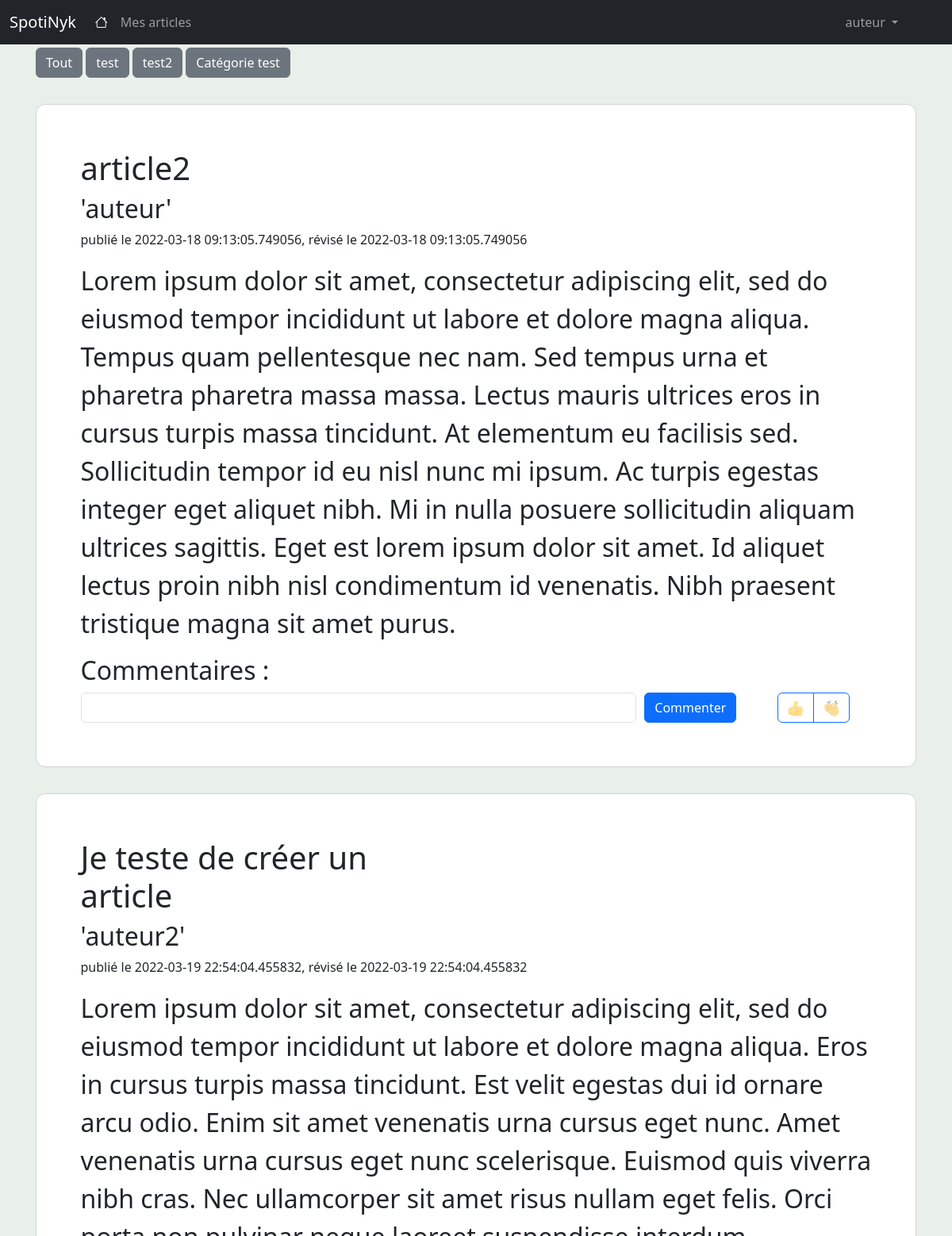
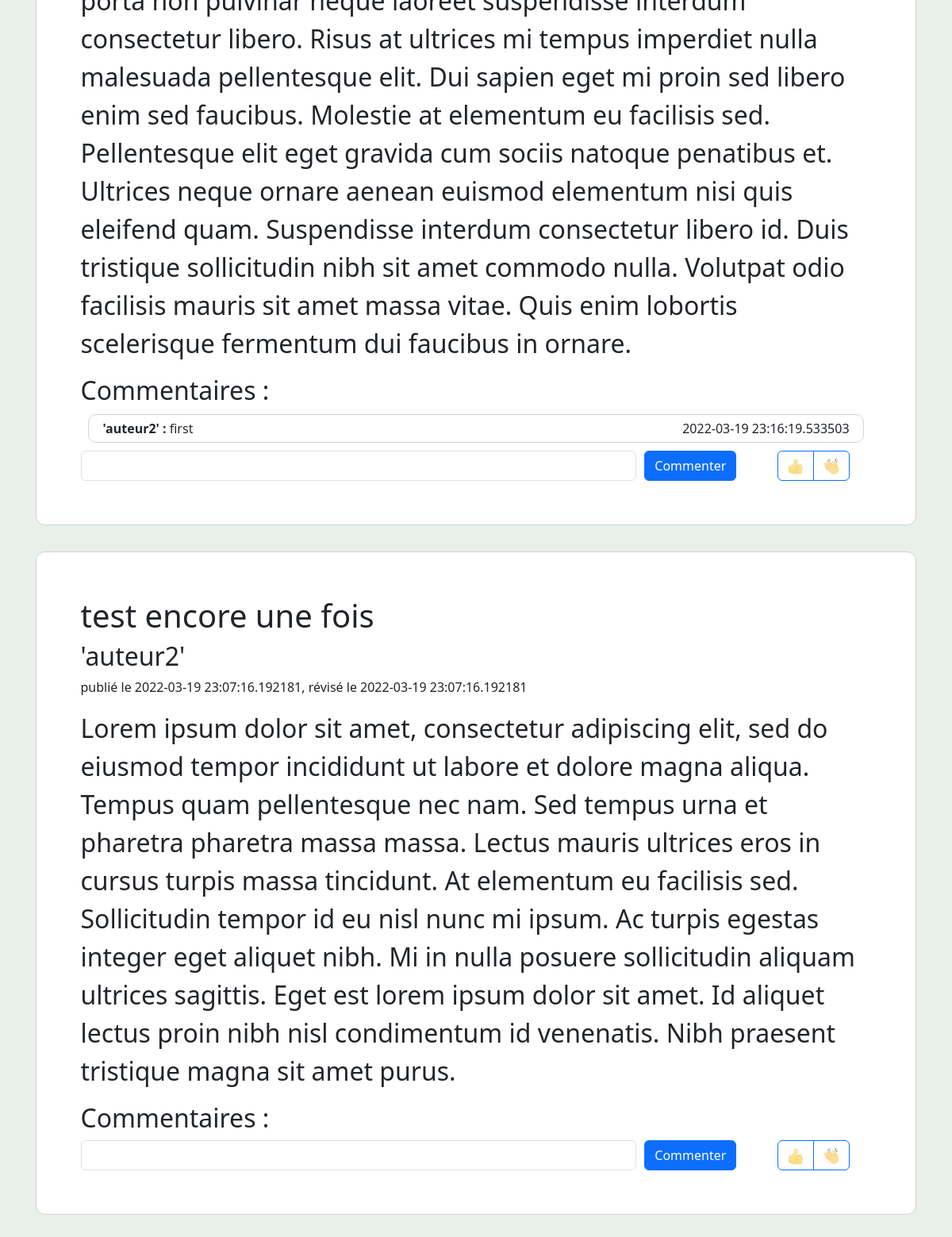
Screenshot of / (signed in) with the database file from the repository (2 pictures, top to bottom).
### app/models/tables.py (models this page shows, shortened)
class Usagers(db.Model):
    id = db.Column(db.Integer, primary_key=True)
    username = db.Column(db.String(80), unique=True, nullable=False)
    email = db.Column(db.String(120), unique=True, nullable=False)
    password = db.Column(db.String(100), nullable=False)
    profil_id = db.Column(db.Integer, db.ForeignKey('profils.id'), nullable=False)
    def __repr__(self):
        return '%r' % self.username

class Balises(db.Model):
    id = db.Column(db.Integer, primary_key=True)
    description = db.Column(db.String(50), nullable=False)
    article_balise = db.relationship("ArticleBalise", back_populates="balise")

class Articles(db.Model):
    id = db.Column(db.Integer, primary_key=True)
    title = db.Column(db.String(80), nullable=False)
    text = db.Column(db.Text, nullable=False)
    date_publication = db.Column(db.DateTime, nullable=False, default=datetime.utcnow)
    date_revision = db.Column(db.DateTime, nullable=False, default=datetime.utcnow)
    usager_id = db.Column(db.Integer, db.ForeignKey('usagers.id'), nullable=False)
    statut = db.Column(db.Integer, nullable=False)
    usager = db.relationship('Usagers', backref=db.backref('articles', lazy=True))
    article_balise = db.relationship("ArticleBalise", back_populates="article")
    article_reaction = db.relationship("ArticleReaction", back_populates="article")

class ArticleBalise(db.Model):
    __tablename__ = 'Article-balise'
    id = db.Column(db.Integer, primary_key=True)
    article_id = db.Column(db.Integer, db.ForeignKey('articles.id'), nullable=False)
    balise_id = db.Column(db.Integer, db.ForeignKey('balises.id'), nullable=False)
    article = db.relationship("Articles", back_populates="article_balise")
    balise = db.relationship("Balises", back_populates="article_balise")

class Commentaires(db.Model):
    id = db.Column(db.Integer, primary_key=True)
    description = db.Column(db.String(80), nullable=False)
    article_id = db.Column(db.Integer, db.ForeignKey('articles.id'), nullable=False)
    usager_id = db.Column(db.Integer, db.ForeignKey('usagers.id'), nullable=False)
    date_publication = db.Column(db.DateTime, nullable=False, default=datetime.utcnow)
    usager = db.relationship('Usagers', backref=db.backref('commentaires', lazy=True))
    article = db.relationship('Articles', backref=db.backref('commentaires', lazy=True))

### app/controllers/default_controller.py (the view)
def index():
    articles = Articles.query.all()
    balises = Balises.query.all()
    commentaires = Commentaires.query.all()
    article_reaction = ArticleReaction.query.all()
    article_balise = ArticleBalise.query.all()
    balise = request.values.get('balise')
    if balise is None or balise =="":
        balise_id = None
    else :
        balise_id = int(balise)
    return render_template('index.html', articles=articles, commentaires=commentaires, article_reaction=article_reaction, article_balise=article_balise, balises=balises, balise_id=balise_id)

### app/ext/login.py (called while the page is built)
def init_app(app):
    lm.init_app(app)
    lm.login_view = 'default.login' #définir login_view : indiquer à Flask l'URL d'authentification des utilisateurs
    @lm.user_loader
    def load_usager(usager_id):
        return Usagers.query.get(usager_id)

### app/templates/index.html (shortened to what this page needs)
{% extends "base.html" %}
{% block content %}
    <form action="{{ url_for('default.index') }}" method="GET" enctype="multipart/form-data">
            <button type="submit" class="btn btn-secondary" name="balise">Tout</button>
        {% for balise in balises %}
            <button type="submit" class="btn btn-secondary" value="{{balise.id}}" name="balise">{{balise.description}}</button>
        {% endfor %}
    </form>
    {% for article in articles %}
        {% if article.statut == 1 %}
            {% for articleBalise in article_balise %}
                {% if articleBalise.article_id == article.id and (articleBalise.balise_id == balise_id or balise_id == None) %}
                    <div style="background-color: white; border-radius: 12px; border: 1px solid lightgray; margin: 3% auto; padding: 5%;">
                        <div>
                            <div class="row">
                                <div class="col">
                                    <h1>{{article.title}}</h1>
                                </div>
                                <div class="col text-end">
                                </div>
                            </div>
                            <h2>{{article.usager}}</h2>
                            <p>publié le {{article.date_publication}}, révisé le {{article.date_revision}}</p>
                            <p style="font-size: 2rem;">{{article.text}}</p>
                        </div>
                        <div>
                            <h2>Commentaires :</h2>
                            {% for commentaire in commentaires %}
                                {% if commentaire.article_id == article.id %}
                                    <div style="border: 1px solid lightgray; border-radius: 10px; margin: 1%; padding: 0.5%;" class="row">
                                        <div class="col-8"><strong>{{commentaire.usager}} : </strong>{{commentaire.description}}</div>
                                        <div class="col text-end">{{commentaire.date_publication}}</div>
                                    </div>
                                {% endif %}
                            {% endfor %}
                            <div class="row">
                                <div class="col-10">
                                    {% if current_user.is_authenticated %}
                                        <form action="{{ url_for('default.storeCommentaire') }}" method="POST" enctype="multipart/form-data">
                                            <div style="display: flex;">
                                                <input type="text" name="description" class="form-control" id="inputCommentaire" style="margin-right: 10px;">
                                                <button type="submit" class="btn btn-primary">Commenter</button>
                                            </div>
                                        </form>
                                </div>
                                <div class="col text-center">
                                        <form action="{{ url_for('default.storeReaction') }}" method="POST" enctype="multipart/form-data">
                                            <div class="btn-group">
                                                <button class="btn btn-outline-primary" type="submit" name="reaction_id" value="1"><img src="/static/like_vide.png" alt="aimer" style="width: 20px;"></button>
                                                <button class="btn btn-outline-primary" type="submit" name="reaction_id" value="2"><img alt="applaudir" style="width: 20px;" src="/static/bravo_vide.png"></button>
                                            </div>
                                        </form>
                                    {% endif %}
                                </div>
                            </div>
                        </div>
                    </div>
                {% endif %}
            {% endfor %}
        {% endif %}
    {% endfor %}
{% endblock %}

### app/templates/base.html (shortened to what this page needs)
<!doctype html>
<html lang="en" class="h-100">
    <head>
        {% block head %}
                {% block styles %}
                    {{ bootstrap.load_css() }}
                    <link rel="stylesheet" href="https://cdn.jsdelivr.net/npm/bootstrap-icons@1.8.1/font/bootstrap-icons.css">
                {% endblock %}
        {% endblock %}
    </head>
    <body class="d-flex flex-column h-100" style="background-color: #e9efe9">
        <header>
            <nav class="navbar navbar-expand-md navbar-dark fixed-top bg-dark">
                <div class="container-fluid">
                    <a class="navbar-brand" href="{{url_for('default.index')}}">SpotiNyk</a>
                    <div class="collapse navbar-collapse" id="navbarCollapse">
                        <ul class="navbar-nav me-auto mb-2 mb-md-0">
                            <li class="nav-item">
                                <a class="nav-link active" aria-current="page" href="{{url_for('default.index')}}"> <i class="bi bi-house"></i></a>
                            </li>
                            {% if current_user.profil_id == 2 %}
                            <li class="nav-item">
                                <a class="nav-link" href="{{url_for('auteur.articles')}}">Mes articles</a>
                            </li>
                            {%endif%}
                        </ul>
                        <ul class="navbar-nav mr-auto me-5 ms-2 mb-md-0">
                            {% if current_user.is_authenticated %}
                            <li class="nav-item dropdown">
                                <a class="nav-link dropdown-toggle" href="#" id="navbarDropdown" role="button" data-bs-toggle="dropdown" aria-expanded="false">
                                  {{current_user.username}}
                                </a>
                            </li>
                            {%endif%}
                        </ul>
                    </div>
                </div>
            </nav>
        </header>
        <main class="flex-shrink-0">
            <div class="container">
                {% block content %}{% endblock %}
            </div>
        </main>
    </body>
</html>

### app/templates/base.html (style rules this page uses)
main > .container { padding: 60px 15px 0; }

### rows the page displays
Usagers: username "auteur", usager "'auteur'"
Balises: {{ balise.id }} 1 (drawn), description "test"
Balises: {{ balise.id }} 7 (drawn), description "test2"
Balises: {{ balise.id }} 8 (drawn), description "Catégorie test"
Articles: title "article2", date_publication "2022-03-18 09:13:05.749056", date_revision "2022-03-18 09:13:05.749056", text "Lorem ipsum dolor sit amet, consectetur adipiscing elit, sed do eiusmod tempor incididunt ut labore et dolore magna aliqua. Tempus quam pellentesque nec nam. Sed tempus urna et pharetra pharetra massa massa. Lectus mauris ultrices eros in cursus turpis massa tincidunt. At elementum eu facilisis sed. Sollicitudin tempor id eu nisl nunc mi ipsum. Ac turpis egestas integer eget aliquet nibh. Mi in nulla posuere sollicitudin aliquam ultrices sagittis. Eget est lorem ipsum dolor sit amet. Id aliquet lectus proin nibh nisl condimentum id venenatis. Nibh praesent tristique magna sit amet purus."
Articles: title "Je teste de créer un article", date_publication "2022-03-19 22:54:04.455832", date_revision "2022-03-19 22:54:04.455832", text "Lorem ipsum dolor sit amet, consectetur adipiscing elit, sed do eiusmod tempor incididunt ut labore et dolore magna aliqua. Eros in cursus turpis massa tincidunt. Est velit egestas dui id ornare arcu odio. Enim sit amet venenatis urna cursus eget nunc. Amet venenatis urna cursus eget nunc scelerisque. Euismod quis viverra nibh cras. Nec ullamcorper sit amet risus nullam eget felis. Orci porta non pulvinar neque laoreet suspendisse interdum consectetur libero. Risus at ultrices mi tempus imperdiet nulla malesuada pellentesque elit. Dui sapien eget mi proin sed libero enim sed faucibus. Molestie at elementum eu facilisis sed. Pellentesque elit eget gravida cum sociis natoque penatibus et.…"
Usagers: usager "'auteur2'"
Commentaires: usager "'auteur2'", description "first", date_publication "2022-03-19 23:16:19.533503"
Articles: title "test encore une fois", date_publication "2022-03-19 23:07:16.192181", date_revision "2022-03-19 23:07:16.192181", text "Lorem ipsum dolor sit amet, consectetur adipiscing elit, sed do eiusmod tempor incididunt ut labore et dolore magna aliqua. Tempus quam pellentesque nec nam. Sed tempus urna et pharetra pharetra massa massa. Lectus mauris ultrices eros in cursus turpis massa tincidunt. At elementum eu facilisis sed. Sollicitudin tempor id eu nisl nunc mi ipsum. Ac turpis egestas integer eget aliquet nibh. Mi in nulla posuere sollicitudin aliquam ultrices sagittis. Eget est lorem ipsum dolor sit amet. Id aliquet lectus proin nibh nisl condimentum id venenatis. Nibh praesent tristique magna sit amet purus."
